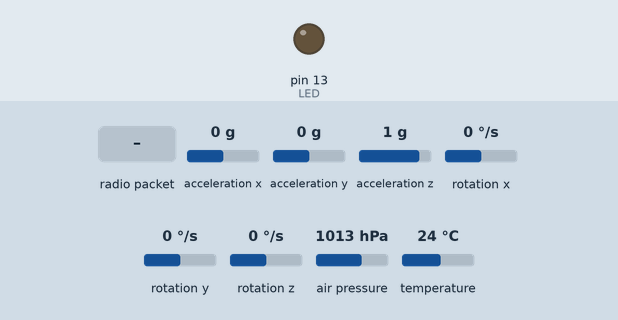
This sketch was run on a simulated Arduino Uno, built with avr-gcc and run on an emulated ATmega328P. Shown: output pins drawn as LEDs (lit = HIGH). Dashed ring = blinking. The inputs (shaded band) are chosen by the test bench; at power-on: acceleration x 0 g, acceleration y 0 g, acceleration z 1 g, rotation x 0 °/s, rotation y 0 °/s, rotation z 0 °/s, air pressure 1013 hPa, temperature 24 °C. Storage starts empty; no radio packets arrive unless stated; pins used as bus, display or sensor lines are not drawn; what the sketch prints to the serial monitor is not drawn.

Above: at 1.3 s.
1.4 s: radio packet "1" arrives
At 1.57 s:
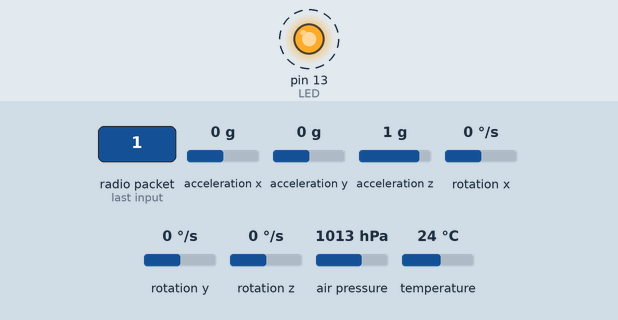
Timing chart, 0 to 4.4 s (numbered marks = the images above; inputs shaded):
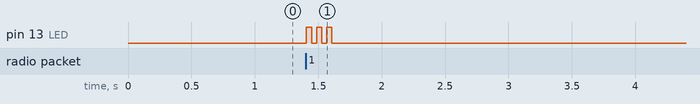

Measured:
- after the input at 1.4 s, pin 13 (LED): alternates HIGH for 0.04 s and LOW for 0.04 s, 6 changes in all, then stays LOW, starting at once

The sketch:

TX_main.ino
```cpp
#include <SPI.h>
#include <RH_RF69.h>
#include <RHReliableDatagram.h>
#include <Wire.h>
#include <Adafruit_BMP085.h>
#include <TinyGPS++.h>
#include <SoftwareSerial.h>
#include <Adafruit_BMP085.h>
#include <Adafruit_MPU6050.h>
#include <Adafruit_Sensor.h>
#include <SD.h>
#define seaLevelPressure_hPa 1013.25

/************ Radio Setup ***************/

// Change to 434.0 or other frequency, must match RX's freq!
#define RF69_FREQ 868.0

// Who am i? (server address)
#define MY_ADDRESS   36

// Where to send packets to! MY_ADDRESS in client (RX) should match this.
#define DEST_ADDRESS 24

#define RFM69_CS   16
#define RFM69_INT  21
#define RFM69_RST  17
#define LED        LED_BUILTIN

// Singleton instance of the radio driver
RH_RF69 rf69(RFM69_CS, RFM69_INT);

// Class to manage message delivery and receipt, using the driver declared above
RHReliableDatagram rf69_manager(rf69, MY_ADDRESS);

int16_t packetnum = 0;  // packet counter, we increment per xmission

/*********** GPS Setup */
// Define pins for SoftwareSerial
const int RX_Pin = 6;
const int TX_Pin = 5;

const int GPS_Baud_Rate = 9600;

// Instantiate TinyGPS++ object
TinyGPSPlus gpsModule;

// Create software serial port named "gpsSerialPort"
SoftwareSerial gpsSerialPort(RX_Pin, TX_Pin);

Adafruit_BMP085 bmp;
Adafruit_MPU6050 mpu;
const int chipSelect = 9;
File file;

void setup()
{
  // Initialize the hardware serial communication at 9600 baud
  Serial.begin(9600);

  // Initialize the software serial port at the GPS module's default baud rate
  gpsSerialPort.begin(GPS_Baud_Rate);

  Serial.print("Initializing SD card...");

  if (!SD.begin(chipSelect)) {
    Serial.println("initialization failed. Things to check:");
    Serial.println("1. is a card inserted?");
    Serial.println("2. is your wiring correct?");
    Serial.println("3. did you change the chipSelect pin to match your shield or module?");
    Serial.println("Note: press reset button on the board and reopen this serial monitor after fixing your issue!");
    while (1);
  }
  Serial.println("initialization done.");

  if (!bmp.begin()) {
    Serial.println("Could not find a valid BMP085 sensor, check wiring!");
    //while (1) {}
  }
  if (!mpu.begin()) {
  Serial.println("Failed to find MPU6050 chip");
  while (1) {
    delay(10);
  }
  }
    mpu.setAccelerometerRange(MPU6050_RANGE_8_G);
  Serial.print("Accelerometer range set to: ");
  switch (mpu.getAccelerometerRange()) {
  case MPU6050_RANGE_2_G:
    Serial.println("+-2G");
    break;
  case MPU6050_RANGE_4_G:
    Serial.println("+-4G");
    break;
  case MPU6050_RANGE_8_G:
    Serial.println("+-8G");
    break;
  case MPU6050_RANGE_16_G:
    Serial.println("+-16G");
    break;
  }
  mpu.setGyroRange(MPU6050_RANGE_500_DEG);
  Serial.print("Gyro range set to: ");
  switch (mpu.getGyroRange()) {
  case MPU6050_RANGE_250_DEG:
    Serial.println("+- 250 deg/s");
    break;
  case MPU6050_RANGE_500_DEG:
    Serial.println("+- 500 deg/s");
    break;
  case MPU6050_RANGE_1000_DEG:
    Serial.println("+- 1000 deg/s");
    break;
  case MPU6050_RANGE_2000_DEG:
    Serial.println("+- 2000 deg/s");
    break;
  }

  mpu.setFilterBandwidth(MPU6050_BAND_21_HZ);
  Serial.print("Filter bandwidth set to: ");
  switch (mpu.getFilterBandwidth()) {
  case MPU6050_BAND_260_HZ:
    Serial.println("260 Hz");
    break;
  case MPU6050_BAND_184_HZ:
    Serial.println("184 Hz");
    break;
  case MPU6050_BAND_94_HZ:
    Serial.println("94 Hz");
    break;
  case MPU6050_BAND_44_HZ:
    Serial.println("44 Hz");
    break;
  case MPU6050_BAND_21_HZ:
    Serial.println("21 Hz");
    break;
  case MPU6050_BAND_10_HZ:
    Serial.println("10 Hz");
    break;
  case MPU6050_BAND_5_HZ:
    Serial.println("5 Hz");
    break;
  }

  pinMode(LED, OUTPUT);
  pinMode(RFM69_RST, OUTPUT);
  digitalWrite(RFM69_RST, LOW);

  Serial.println("Feather Addressed RFM69 TX Test!");
  Serial.println();

  // manual reset
  digitalWrite(RFM69_RST, HIGH);
  delay(10);
  digitalWrite(RFM69_RST, LOW);
  delay(10);

  if (!rf69_manager.init()) {
    Serial.println("RFM69 radio init failed");
    while (1);
  }
  Serial.println("RFM69 radio init OK!");
  // Defaults after init are 434.0MHz, modulation GFSK_Rb250Fd250, +13dbM (for low power module)
  // No encryption
  if (!rf69.setFrequency(RF69_FREQ)) {
    Serial.println("setFrequency failed");
  }

  // If you are using a high power RF69 eg RFM69HW, you *must* set a Tx power with the
  // ishighpowermodule flag set like this:
  rf69.setTxPower(20, true);  // range from 14-20 for power, 2nd arg must be true for 69HCW

  // The encryption key has to be the same as the one in the client
  uint8_t key[] = { 0x01, 0x02, 0x03, 0x04, 0x05, 0x06, 0x07, 0x08,
                    0x01, 0x02, 0x03, 0x04, 0x05, 0x06, 0x07, 0x08 };
  rf69.setEncryptionKey(key);

  Serial.print("RFM69 radio @");  Serial.print((int)RF69_FREQ);  Serial.println(" MHz");


}

// Dont put this on the stack:
uint8_t buf[RH_RF69_MAX_MESSAGE_LEN];
uint8_t data[] = "  OK";

void loop(){
  radioLoop();
  SDWrite();
}


void SDWrite() {
  sensors_event_t a, g, temp;
  mpu.getEvent(&a, &g, &temp);
  Serial.println("Reading...");
  file = SD.open("new_reading.txt", FILE_WRITE);

  file.print("Temperature = ");
  file.print(bmp.readTemperature());
  file.println(" *C");
  file.print("Pressure = ");
  file.print(bmp.readPressure());
  file.println(" Pa");
  file.print("Altitude = ");
  file.print(bmp.readAltitude());
  file.println(" meters");
  file.print("Pressure at sealevel (calculated) = ");
  file.print(bmp.readSealevelPressure());
  file.println(" Pa");
  file.print("Real altitude = ");
  file.print(bmp.readAltitude(seaLevelPressure_hPa * 100));
  file.println(" meters");
  file.println();

  file.print("Acceleration X: ");
  file.print(a.acceleration.x);
  file.print(", Y: ");
  file.print(a.acceleration.y);
  file.print(", Z: ");
  file.print(a.acceleration.z);
  file.println(" m/s^2");

  file.print("Rotation X: ");
  file.print(g.gyro.x);
  file.print(", Y: ");
  file.print(g.gyro.y);
  file.print(", Z: ");
  file.print(g.gyro.z);
  file.println(" rad/s");

  file.close();
  delay(100);
}

void radioLoop(){
  delay(1000);  // Wait 1 second between transmits, could also 'sleep' here!
  char radiopacket[50];
  snprintf(radiopacket, sizeof(radiopacket),"%.5f|%.5f", gpsModule.location.lat(),gpsModule.location.lng());
  itoa(packetnum++, radiopacket+13, 10);
  Serial.print("Sending ");
  Serial.println(radiopacket);
  // Send a message to the DESTINATION!
  if (rf69_manager.sendtoWait((uint8_t *)radiopacket, strlen(radiopacket), DEST_ADDRESS)) {
    // Now wait for a reply from the server
    uint8_t len = sizeof(buf);
    uint8_t from;
    if (rf69_manager.recvfromAckTimeout(buf, &len, 2000, &from)) {
      buf[len] = 0; // zero out remaining string
      Blink(LED, 40, 3); // blink LED 3 times, 40ms between blinks
    } else {
      Serial.println("No reply, is anyone listening?");
    }
  } else {
    Serial.println("Sending failed (no ack)");
  }
}

void Blink(byte pin, byte delay_ms, byte loops) {
  while (loops--) {
    digitalWrite(pin, HIGH);
    delay(delay_ms);
    digitalWrite(pin, LOW);
    delay(delay_ms);
  }
}
```
